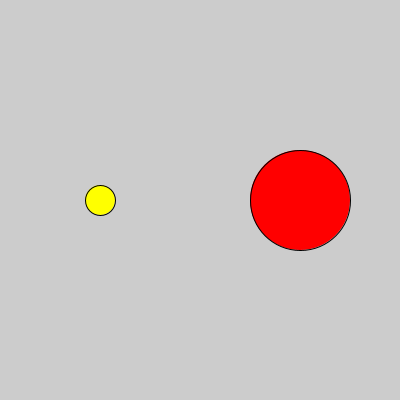
Frame 1 (no input)
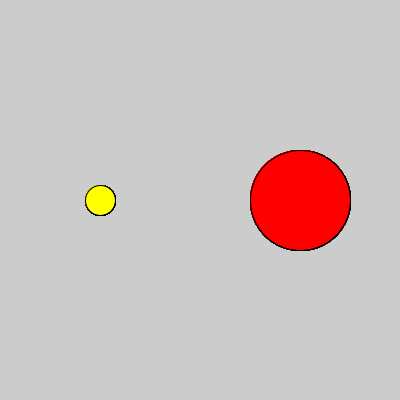
Frame 60 (the mouse pressed at the canvas centre just before this capture)
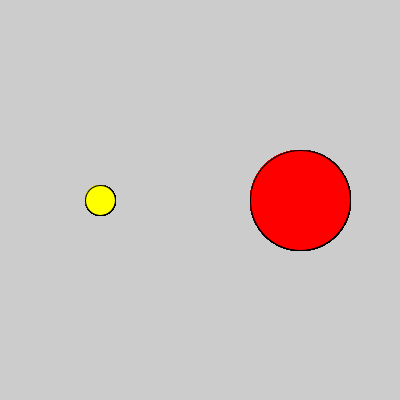
Frame 120 (the mouse held since frame 60 and released just before this capture)

The Processing sketch that drew these frames (run headless with seeded random() and noise(); from frame 60 on, the mouse is pressed at the canvas centre):

// Processing sketch: _05subroutine
// ── _05subroutine.pde
void setup(){
  size(400,400);
  smooth();
}

void draw(){
  sampleSubroutine1();
  sampleSubroutine2(100);
}

void sampleSubroutine1(){
  fill(255,255,0);
  ellipse(100,height/2,30,30);
}

void sampleSubroutine2(int r){
  fill(255,0,0);
  ellipse(300,height/2,r,r);
}
